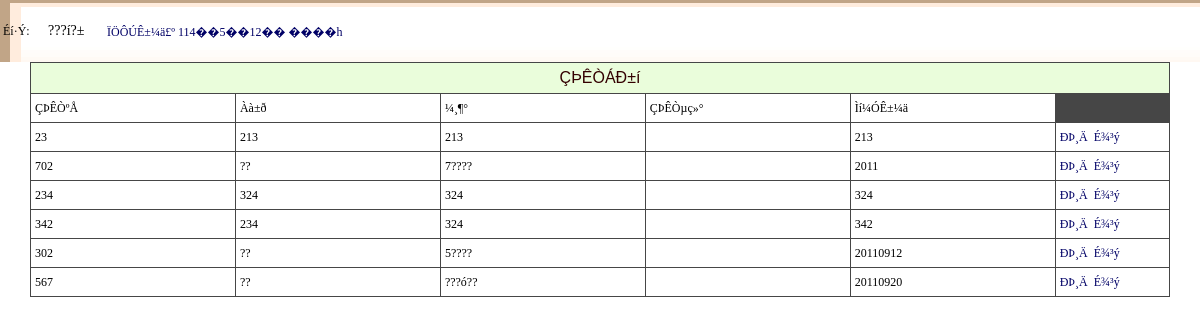
The app's page /ssgl/admin/chengji_xinxi.php (signed in) with its own data.
### tables this page shows
CREATE TABLE `chengji` (
  `id` int(100) NOT NULL auto_increment,
  `xh` varchar(50) NOT NULL default '',
  `yy` varchar(20) NOT NULL default '',
  `c` varchar(20) NOT NULL default '',
  `wl` varchar(20) NOT NULL default '',
  PRIMARY KEY  (`id`),
  UNIQUE KEY `xh_2` (`xh`)
);

### ssgl/admin/chengji_xinxi.php (the view, shortened to what this page needs)
<?php
    $query="select * from admin where username='$_SESSION[username]'";
	$result=mysql_query($query);
    $row = mysql_fetch_array($result);
?>
<!DOCTYPE html PUBLIC "-//W3C//DTD XHTML 1.0 Transitional//EN" "http://www.w3.org/TR/xhtml1/DTD/xhtml1-transitional.dtd">
<html xmlns="http://www.w3.org/1999/xhtml">
<head>
<link href="../css/css.css" rel="stylesheet" type="text/css" />
<link href="../css/style.css" rel="stylesheet" type="text/css" />
</head>
<body>
<table width="100%" border="0" cellspacing="0" cellpadding="0">
  <tr>
    <td height="30">      <table width="100%" border="0" cellspacing="0" cellpadding="0">
        <tr>
          <td height="62" background="../images/top11.gif">
		   <table width="428" border="0">
             <tr>
               <td width="41">Éí·Ý:</td>
               <td width="55"><span class="button"><?php echo($row["list"]);?></span></td>
               <td width="318"><a href="#" onclick="sousuo()"id="navmenu">
 ÏÖÔÚÊ±¼ä£º
</a></td>
             </tr>
           </table></td>
        </tr>
    </table></td></tr>
  <tr>
    <td><table id="subtree1" style="DISPLAY: " width="100%" border="0" cellspacing="0" cellpadding="0">
        <tr>
          <td><table width="95%" border="0" align="center" cellpadding="0" cellspacing="0">
              <tr>
                <td height="40" class="font42">
				<table width="100%" border="0" cellpadding="4" cellspacing="1" bgcolor="#464646" class="newfont03">
				 <tr class="CTitle" >
                    	<td height="22" colspan="11" align="center" class="select_tr STYLE2" style="font-size:16px">ÇÞÊÒÁÐ±í</td>
                  </tr>
				  <tr bgcolor="#FFFFFF">
				    <td width="18%" height="20">ÇÞÊÒºÅ</td>
				    <td width="18%" >Àà±ð</td>
				    <td width="18%">¼¸¶°</td>
                    <td width="18%">ÇÞÊÒµç»°</td>
                    <td width="18%">Ìí¼ÓÊ±¼ä</td>
			      </tr>
<?php
$sql="select * from chengji";
$query=mysql_query($sql);
while ($row = mysql_fetch_array($query)) {
?>
				  <tr bgcolor="#FFFFFF">
				    <td height="20"><?php echo ($row["xh"]); ?></td>
				    <td ><?php echo ($row["yy"]); ?></td>
				    <td><?php echo ($row["c"]); ?></td>
                    <td>&nbsp;</td>
                    <td><?php echo ($row["wl"]); ?></td>
                    <td width="12%"><a href="chengji_edit.php?xh=<?php echo ($row["xh"]); ?>">ÐÞ¸Ä</a>&nbsp;&nbsp;<a href="chengji_del.php?xh=<?php echo ($row["xh"]); ?>"  onclick="return confirm('ÄãÕæµÄÈ·¶¨ÒªÉ¾³ýÂð£¿');">É¾³ý</a></td>
<?php
}
?>  </tr>
            </table></td>
        </tr>
      </table>
      <table width="95%" border="0" align="center" cellpadding="0" cellspacing="0">
        <tr>
          <td height="6"><img src="../images/spacer.gif" width="1" height="1" /></td>
        </tr>
        <tr>
          <td height="33">&nbsp;</td>
        </tr>
      </table></td>
  </tr>
</table>
</body>
</html>

### ssgl/css/css.css (style rules this page uses)
.newfont03 { font-family: "����"; font-size: 12px; color: #000000; text-decoration: none; }

### ssgl/css/style.css (style rules this page uses)
body { margin:0px; }
html { scrollbar-face-color:#CCD0DB; scrollbar-highlight-color:#fff; scrollbar-shadow-color:#fff; scrollbar-3dlight-color:#6795B4; scrollbar-arrow-color:#20669A; scrollbar-track-color:#fff; scrollbar-darkshadow-color:#6795B4; border:0; }
html { overflow-x: hidden; overflow-y: auto; }
TD { font-size: 12px; }
a:link,a:visited { text-decoration:none; color:#006; }
.CTitle { background:#6795B4; padding:5px; text-align:left; color:#FFFFFF; font-size:13px; font-family: Verdana, Arial, Helvetica, sans-serif; }
.select_tr { background-color: #EAFDDB; }

### ssgl/admin/chengji_xinxi.php (style rules this page uses)
.button { font-family: "ËÎÌå"; font-size: 14px; height: 37px; }
html { overflow-x: auto; overflow-y: auto; border:0; }

### records on screen
chengji: xh "23", yy "213", c "213", wl "213"
chengji: xh "702", yy "??", c "7????", wl "2011"
chengji: xh "234", yy "324", c "324", wl "324"
chengji: xh "342", yy "234", c "324", wl "342"
chengji: xh "302", yy "??", c "5????", wl "20110912"
chengji: xh "567", yy "??", c "???ó??", wl "20110920"

### other values on screen
$row["list"] "???í?±"
